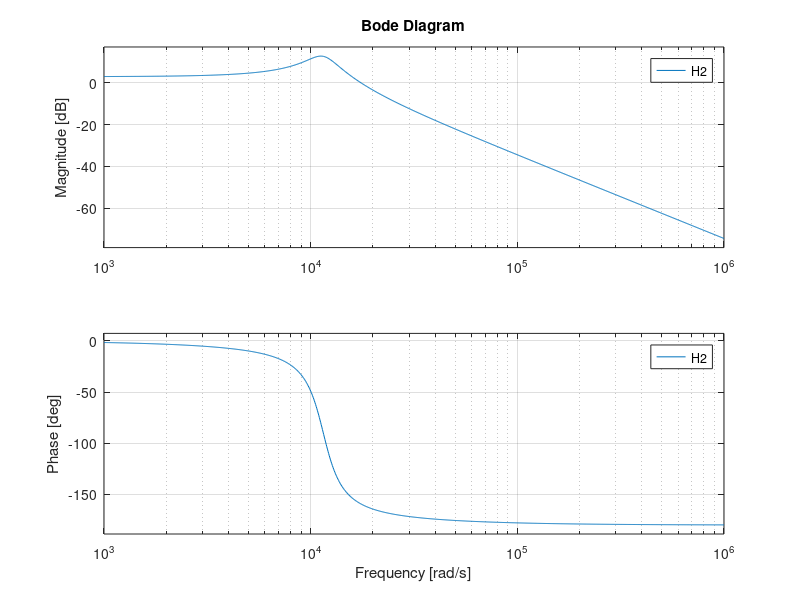
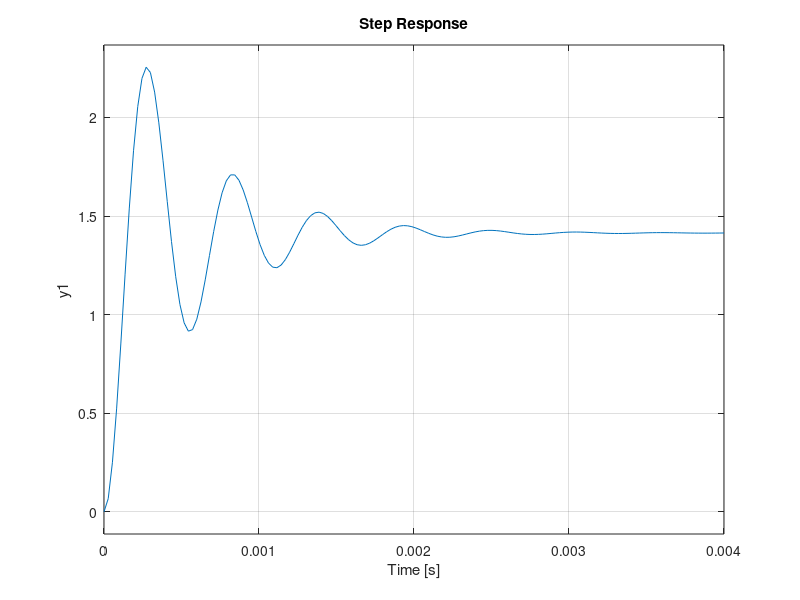
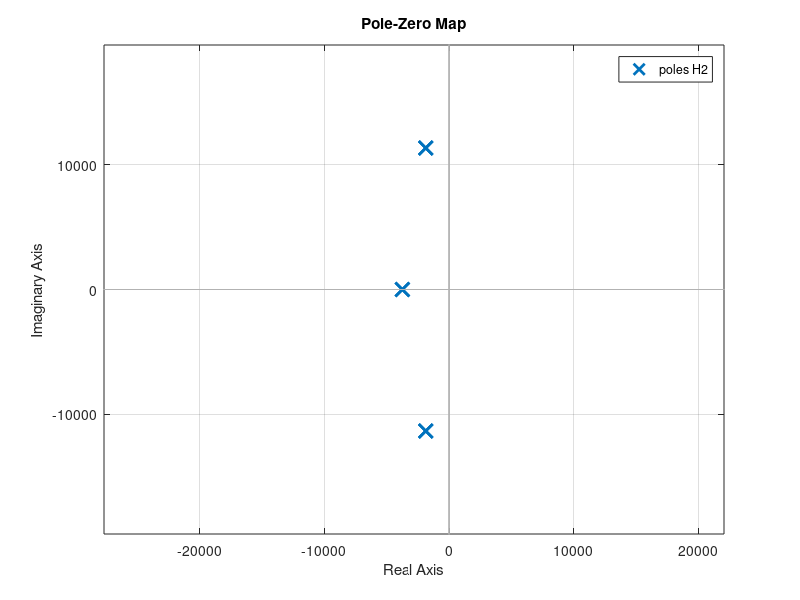

MATLAB code for these plots, in order: (Note: this script raises an error after producing the figures.)
% Gegevens
K = sqrt(2); % 3dB
Ap = 3; % 3dB
As = 40; % 40dB
fc  =2000; % 2kHz
fs = 6200; % 6.2kHz

% 's' nodig om analoge filter te maken
% Bepaal order
[n, wp] = cheb1ord(2*pi*fc, 2*pi*fs, Ap, As, 's')   % OUTPUT: n = 3 wp = 1.2566e+04
% Bepaal H (als Teller en Noemer)
[T, N] = cheby1(n, Ap, wp, 's')
% OUTPUT:
% T = 1.0e+11 * [0  0    0              4.9728]
%N = 1.0e+11 * [0  0    0.0015    4.9728]
% K Niet vergeten!
filter = K * tf(T, N)
%OUTPUT: filter=
%                 9.946e11
% --------------------------------------
% s^3 + 7505 s^2 + 1.466e08 s + 4.973e11

% Zien of het klopt
figure(1); clf; hold on; bode(filter);
figure(2); clf; hold on; step(filter);
figure(3); clf; hold on; axis equal; pzmap(filter);

trappen = zpk(filter)
%OUTPUT: trappen =
%             9.9456e+11
%  ---------------------------------
%  (s+3753) (s^2 + 3753s + 1.325e08)

[r, p, k]  = zpkdata(trappen)

% zeta = 1 bij 1e trap
[wn, zeta] = damp(filter)
% OUTPUT: 
% wn = 1.0e+04 * [0.3753    1.1512  1.1512]
% zeta = [1.0000 0.1630  0.1630]
i1eorde = 1;
i2eorde = 2;

H1N = [ 0        1];
H1D = [1/wn(i1eorde)  1];

H1 = tf(H1N, H1D)
% OUTPUT: H1=
%         1
%  ---------------
%  0.0002665 s + 1
figure(1); bode(H1);
figure(2); step(H1);
figure(3); pzmap(H1);

Q2 = 1/(2*zeta(i2eorde))
wn2 = wn(i2eorde)
H2N = [0     0        1];
H2D = [1/wn2^2  1/(Q2 *wn2) 1];

% K meenemen
H2 = K * tf(H2N, H2D)
% OUTPUT: H2=
%                  1
%  -------------------------------
%  7.546e-09 s^2 + 2.832e-05 s + 1
figure(1); bode(H2);
figure(2); step(H2);
figure(3); pzmap(H2);

% OntwerpVGL
C1 = 1                                % OUTPUT: C1 = 1
R = 1/(wn2*C1)                % OUTPUT: R = 8.6869e-05
R1 = R/K                            % OUTPUT: R1 = 6.1426e-05
R2 = Q2e/(wn2*C1)         % OUTPUT: R2 = 2.6648e-04

%Realistische waarden
ISF = 10^8;                         
C1 = C1/ISF                      % OUTPUT: C1 = 1.0000e-08
R1 = R1*ISF                      % OUTPUT: R1 = 6.1426e+03
R2 = R2*ISF                      % OUTPUT: R2 = 2.6648e+04
R = R*ISF                          % OUTPUT: R = 8.6869e+03

H2Nc = [0   0                   (R/R1)*(1/(R^2*C1^2))];
H2Dc = [1   1/(R2*C1)   1/(R^2*C1^2)];
H2c = tf(H2Nc, H2Dc)

figure(1); bode(H2c); %H2c moet hier op H2 liggen
figure(2); step(H2c);
figure(3); pzmap(H2c);

% Dit zou gelijk moeten zijn aan filter
%total = H1*H2;
%figure(1); bode(total);
%figure(2); step(total);
%figure(3); pzmap(total);
